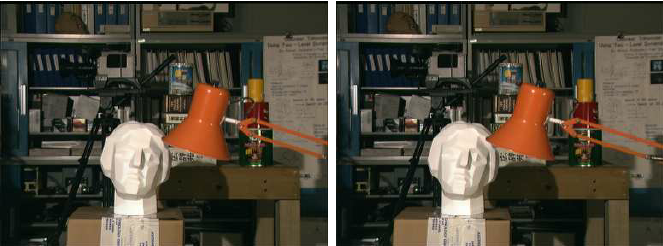
#> input picture stereo_cam/main.png, 663 x 246 px
$ python stereo-vision.py
#> lines starting #> are read from the running program, lines starting #| are printed output that depends on the picture
import cv2
import numpy as np
import matplotlib.pyplot as plt

main_img = cv2.imread('main.png', 0)
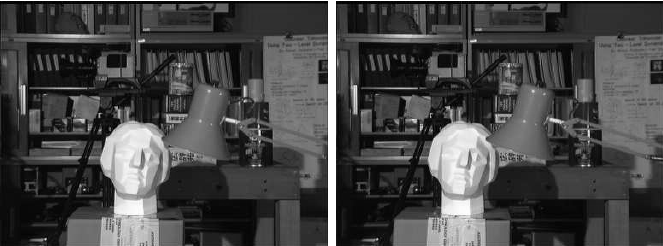
#> main_img: shape (246, 663); min 0, max 255, mean 70.3
left_img = main_img[0:246, 0:331]
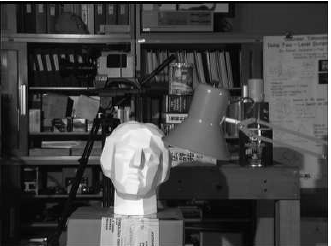
#> left_img: shape (246, 331); min 0, max 255, mean 69.6
right_img = main_img[0:246, 332:663]
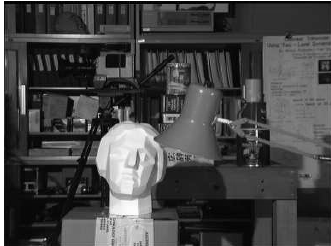
#> right_img: shape (246, 331); min 0, max 255, mean 70.4

stereo = cv2.StereoBM_create(numDisparities=32, blockSize=15)
disparity = stereo.compute(left_img, right_img)
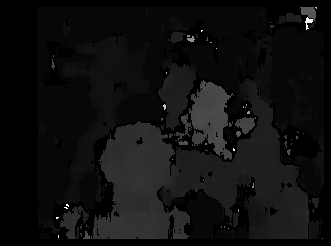
#> disparity: shape (246, 331) int16; min -16, max 496, mean 15.5; drawn with min black and max white
plt.imshow(disparity, 'gray')
plt.show()
cv2.imshow('left_img', left_img)
cv2.imshow('right_img', right_img)
cv2.waitKey(0)

cv2.destroyAllWindows()
